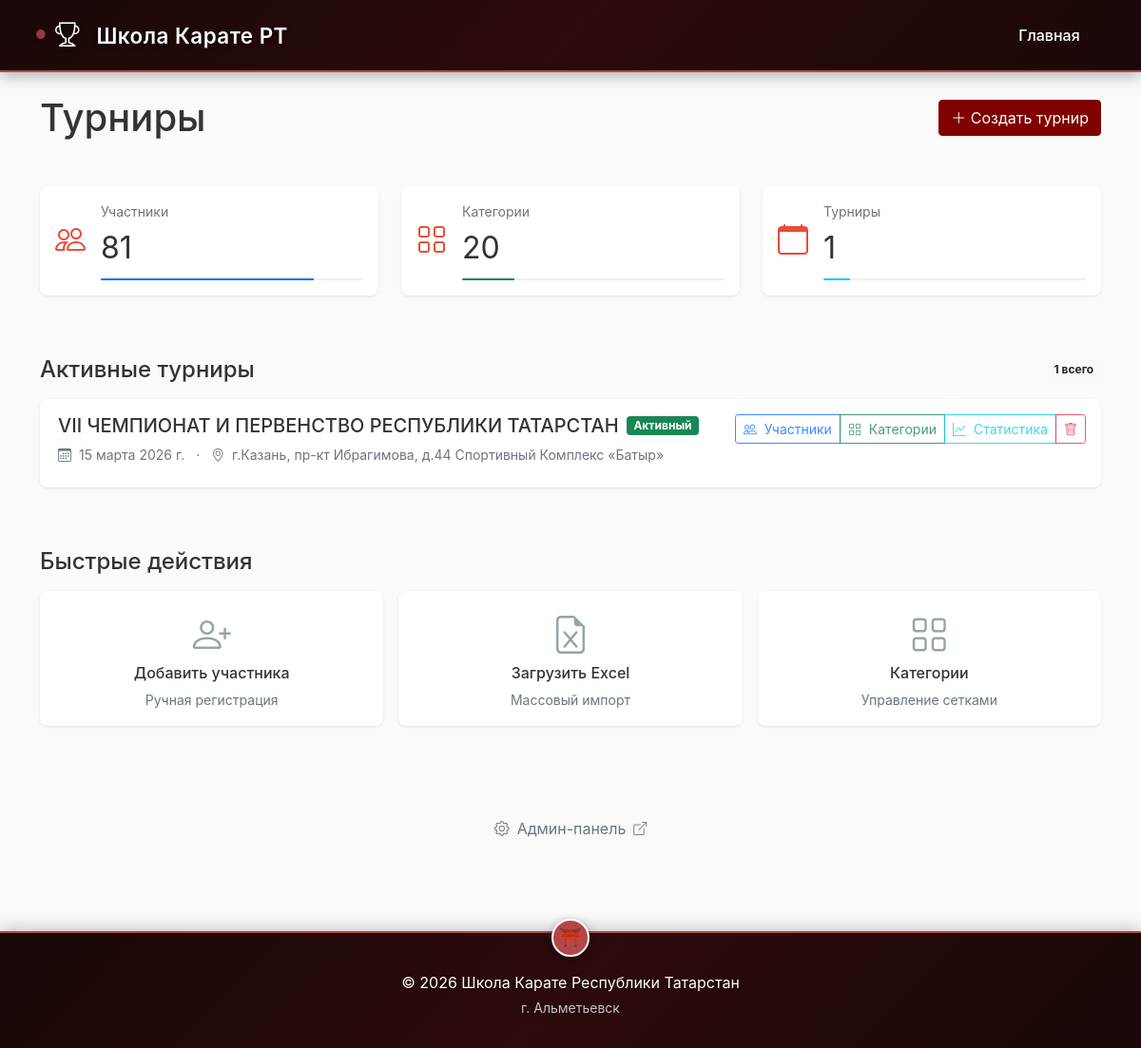
The page / on the database its author committed.
### tournament/models.py (models this page shows, shortened)
class Tournament(models.Model):
    name = models.CharField(max_length=200, verbose_name="Название турнира")
    date = models.DateField(verbose_name="Дата проведения")
    location = models.CharField(max_length=300, verbose_name="Место проведения",
                                default="г.Казань, пр-кт Ибрагимова, д.44 Спортивный Комплекс «Батыр»")
    is_active = models.BooleanField(default=True, verbose_name="Активный")
    registration_deadline = models.DateField(verbose_name="Дедлайн регистрации", null=True, blank=True)
    class Meta:
        verbose_name = "Турнир"
        verbose_name_plural = "Турниры"

### tournament/views.py (the view)
# urls.py: path('', views.index, name='index'),
def index(request):
    tournaments = Tournament.objects.filter(is_active=True)
    first_tournament = tournaments.first()
    total_participants = Participant.objects.count()
    total_categories = 0
    if first_tournament:
        from .utils import get_unique_categories
        total_categories = len(get_unique_categories(first_tournament))
    context = {
        'tournaments': tournaments,
        'first_tournament': first_tournament,
        'total_participants': total_participants,
        'total_categories': total_categories,
    }
    return render(request, 'tournament/index.html', context)

### tournament/utils.py (called while the page is built)
def get_unique_categories(tournament):
    participants = Participant.objects.filter(tournament=tournament)
    categories = set()
    for p in participants:
        if p.age_category and p.weight_category:
            categories.add((p.age_category, p.gender, p.weight_category))
    return sorted(list(categories))

### tournament/templates/tournament/index.html (shortened to what this page needs)
{% extends 'tournament/base.html' %}
{% block content %}
<div class="row">
    <div class="col-12">
        <div class="d-flex justify-content-between align-items-center mb-5">
            <div class="position-relative">
                <h1 class="fw-400 mb-0">Турниры</h1>
            </div>
            <a href="{% url 'add_tournament' %}" class="btn btn-primary">
                <i class="bi bi-plus-lg"></i> Создать турнир
            </a>
        </div>
        <div class="row g-4 mb-5">
            <div class="col-md-4">
                <div class="card stats-card">
                    <div class="card-body">
                        <div class="d-flex align-items-center">
                            <div class="flex-shrink-0 stats-icon">
                                <i class="bi bi-people fs-2"></i>
                            </div>
                            <div class="flex-grow-1 ms-3">
                                <div class="text-muted small mb-1">Участники</div>
                                <div class="fs-2 fw-500 stats-number">{{ total_participants|default:"0" }}</div>
                                <div class="progress mt-2" style="height: 2px;">
                                    <div class="progress-bar bg-primary" style="width: {{ total_participants|default:0 }}%"></div>
                                </div>
                            </div>
                        </div>
                    </div>
                </div>
            </div>
            <div class="col-md-4">
                <div class="card stats-card">
                    <div class="card-body">
                        <div class="d-flex align-items-center">
                            <div class="flex-shrink-0 stats-icon">
                                <i class="bi bi-grid fs-2"></i>
                            </div>
                            <div class="flex-grow-1 ms-3">
                                <div class="text-muted small mb-1">Категории</div>
                                <div class="fs-2 fw-500 stats-number">{{ total_categories|default:"0" }}</div>
                                <div class="progress mt-2" style="height: 2px;">
                                    <div class="progress-bar bg-success" style="width: {{ total_categories|default:0 }}%"></div>
                                </div>
                            </div>
                        </div>
                    </div>
                </div>
            </div>
            <div class="col-md-4">
                <div class="card stats-card">
                    <div class="card-body">
                        <div class="d-flex align-items-center">
                            <div class="flex-shrink-0 stats-icon">
                                <i class="bi bi-calendar fs-2"></i>
                            </div>
                            <div class="flex-grow-1 ms-3">
                                <div class="text-muted small mb-1">Турниры</div>
                                <div class="fs-2 fw-500 stats-number">{{ tournaments.count }}</div>
                                <div class="progress mt-2" style="height: 2px;">
                                    <div class="progress-bar bg-info" style="width: {{ tournaments.count }}0%"></div>
                                </div>
                            </div>
                        </div>
                    </div>
                </div>
            </div>
        </div>
        <div class="d-flex justify-content-between align-items-center mb-3">
            <h2 class="fs-4 fw-400 mb-0">Активные турниры</h2>
            <span class="badge bg-light text-dark">
                {{ tournaments.count }} всего
            </span>
        </div>
        {% for tournament in tournaments %}
            <div class="card tournament-card mb-3">
                <div class="card-body">
                    <div class="d-flex justify-content-between align-items-start">
                        <div class="tournament-info">
                            <div class="d-flex align-items-center mb-2">
                                <h3 class="fs-5 fw-500 mb-0">{{ tournament.name }}</h3>
                                {% if tournament.is_active %}
                                <span class="badge bg-success ms-2">Активный</span>
                                {% endif %}
                            </div>
                            <div class="text-muted small mb-2">
                                <i class="bi bi-calendar3 me-1"></i> {{ tournament.date }}
                                <span class="mx-2">·</span>
                                <i class="bi bi-geo-alt me-1"></i> {{ tournament.location }}
                            </div>
                        </div>
                        <div class="btn-group" role="group">
                            <a href="{% url 'participant_list' tournament.id %}" class="btn btn-sm btn-outline-primary" title="Участники">
                                <i class="bi bi-people"></i>
                                <span class="d-none d-md-inline ms-1">Участники</span>
                            </a>
                            <a href="{% url 'category_list' tournament.id %}" class="btn btn-sm btn-outline-success" title="Категории">
                                <i class="bi bi-grid"></i>
                                <span class="d-none d-md-inline ms-1">Категории</span>
                            </a>
                            <a href="{% url 'tournament_stats' tournament.id %}" class="btn btn-sm btn-outline-info" title="Статистика">
                                <i class="bi bi-graph-up"></i>
                                <span class="d-none d-md-inline ms-1">Статистика</span>
                            </a>
                            <a href="{% url 'delete_tournament' tournament.id %}" class="btn btn-sm btn-outline-danger" title="Удалить">
                                <i class="bi bi-trash"></i>
                            </a>
                        </div>
                    </div>
                </div>
            </div>
        {% endfor %}
        {% if first_tournament %}
        <div class="quick-actions mt-5 pt-3">
            <h2 class="fs-4 fw-400 mb-3">Быстрые действия</h2>
            <div class="row g-3">
                <div class="col-md-4">
                    <a href="{% url 'register_participant' first_tournament.id %}" class="action-card">
                        <div class="card h-100">
                            <div class="card-body text-center">
                                <i class="bi bi-person-plus fs-1 mb-3"></i>
                                <h4 class="fs-6 fw-500 mb-2">Добавить участника</h4>
                                <p class="small text-muted mb-0">Ручная регистрация</p>
                            </div>
                        </div>
                    </a>
                </div>
                <div class="col-md-4">
                    <a href="{% url 'upload_excel' first_tournament.id %}" class="action-card">
                        <div class="card h-100">
                            <div class="card-body text-center">
                                <i class="bi bi-file-earmark-excel fs-1 mb-3"></i>
                                <h4 class="fs-6 fw-500 mb-2">Загрузить Excel</h4>
                                <p class="small text-muted mb-0">Массовый импорт</p>
                            </div>
                        </div>
                    </a>
                </div>
                <div class="col-md-4">
                    <a href="{% url 'category_list' first_tournament.id %}" class="action-card">
                        <div class="card h-100">
                            <div class="card-body text-center">
                                <i class="bi bi-grid fs-1 mb-3"></i>
                                <h4 class="fs-6 fw-500 mb-2">Категории</h4>
                                <p class="small text-muted mb-0">Управление сетками</p>
                            </div>
                        </div>
                    </a>
                </div>
            </div>
        </div>
        {% endif %}
        <div class="admin-link mt-5 pt-4 text-center">
            <a href="/admin/" class="text-muted text-decoration-none d-inline-flex align-items-center">
                <i class="bi bi-gear me-2"></i>
                Админ-панель
                <i class="bi bi-box-arrow-up-right ms-2 small"></i>
            </a>
        </div>
    </div>
</div>
{% endblock %}

### tournament/templates/tournament/base.html (style rules this page uses)
body { background-color: #fafafa; font-family: -apple-system, BlinkMacSystemFont, 'Segoe UI', Roboto, sans-serif; color: #333; }
.card { border: none; border-radius: 8px; box-shadow: 0 1px 3px rgba(0,0,0,0.1); background: white; margin-bottom: 1rem; }
.btn-primary { background-color: #800000; border-color: #800000; }

### tournament/templates/tournament/index.html (style rules this page uses)
.stats-card { transition: transform 0.3s ease, box-shadow 0.3s ease; }
.stats-card .stats-icon { color: #e74c3c; transition: transform 0.3s ease; }
.stats-card .stats-number { transition: color 0.3s ease; }
.tournament-card { transition: all 0.3s ease; border-left: 3px solid transparent; }
.tournament-card .btn-group .btn { transition: all 0.2s ease; opacity: 0.8; }
.action-card { text-decoration: none; color: inherit; display: block; }
.action-card .card { transition: all 0.3s ease; border: 1px solid transparent; }
.action-card i { transition: all 0.3s ease; color: #95a5a6; }
.admin-link a { position: relative; padding: 0.5rem 1rem; border-radius: 30px; transition: all 0.3s ease; }
.admin-link a i { transition: transform 0.3s ease; }
.progress { background-color: #f0f0f0; overflow: hidden; }
.progress-bar { transition: width 1s ease; }

### rows shown on the page
Tournament: name "VII ЧЕМПИОНАТ И ПЕРВЕНСТВО РЕСПУБЛИКИ ТАТАРСТАН", is_active "Активный", date "15 марта 2026 г.", location "г.Казань, пр-кт Ибрагимова, д.44 Спортивный Комплекс «Батыр»"

### other values the page prints
{{ total_participants|default:"0" }} "81"
{{ total_categories|default:"0" }} "20"
{{ tournaments.count }} "1"
